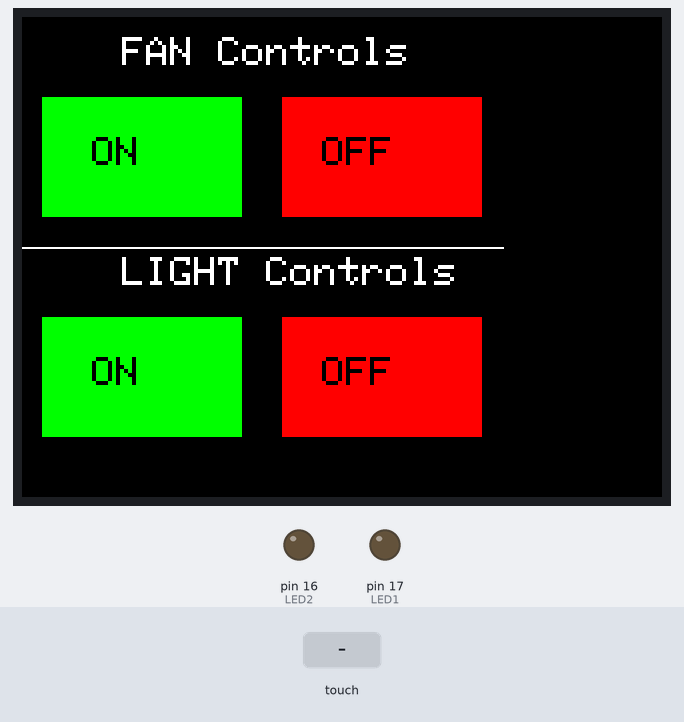
Bench run of a sketch on a simulated Arduino Uno, built with avr-gcc and run on an emulated ATmega328P. Shown: 320×240 colour display, output pins drawn as LEDs (lit = HIGH). Inputs (shaded band) come from the test bench. What the sketch prints to the serial monitor is not drawn.

Above: at 1.4 s.
1.5 s: touch panel pressed at 38 % / 70 % of its raw x / y range
At 2.2 s:
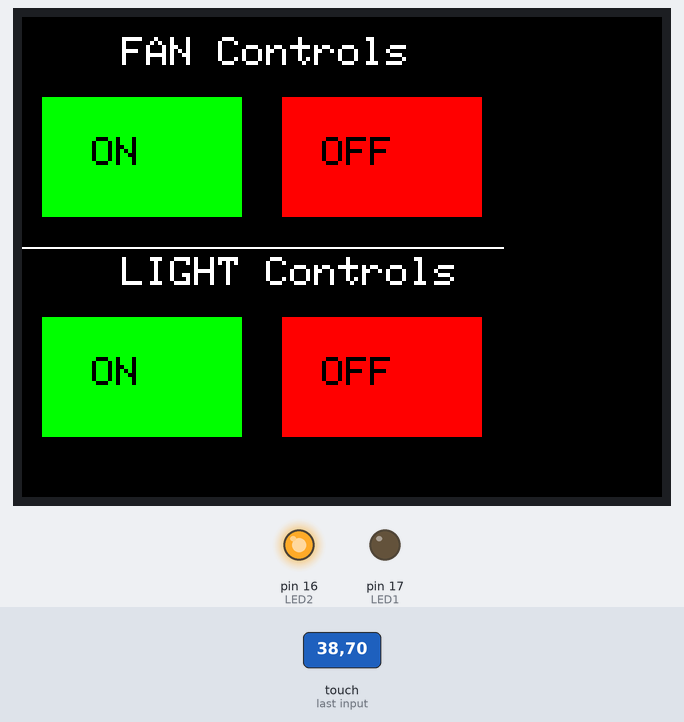
3.0 s: touch panel pressed at 87 % / 70 % of its raw x / y range
At 3.3 s:
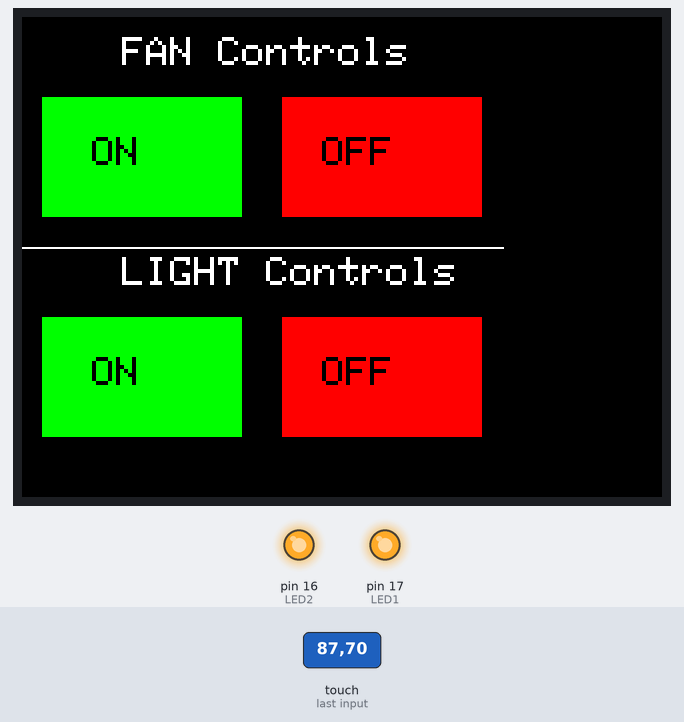
4.5 s: touch panel pressed at 38 % / 10 % of its raw x / y range
At 5.7 s:
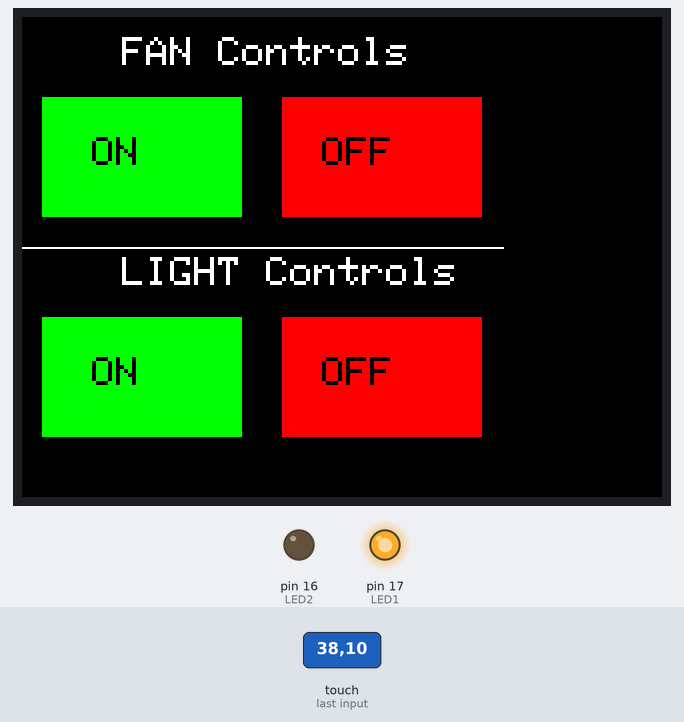
6.0 s: touch panel pressed at 87 % / 10 % of its raw x / y range
At 6.8 s:
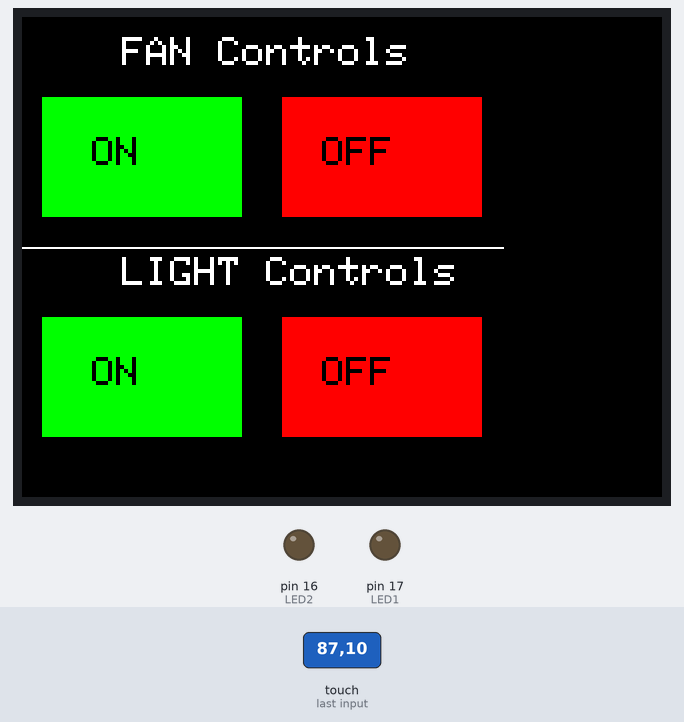
7.5 s: touch panel pressed at 38 % / 90 % of its raw x / y range
At 7.9 s:
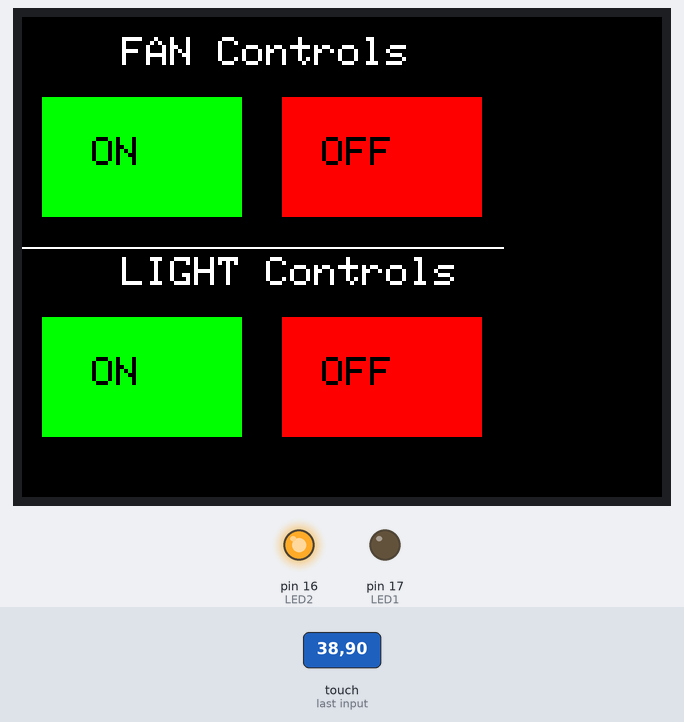
Timing chart, 0 to 10.0 s (numbered marks = the images above; inputs shaded):
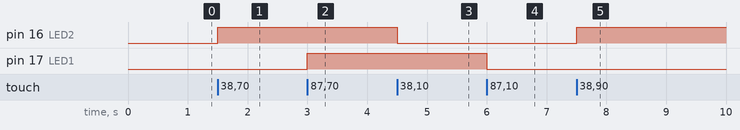

Measured:
- after the input at 1.5 s, pin 16 (LED2): LOW → HIGH at once
- after the input at 3.0 s, pin 17 (LED1): LOW → HIGH at once
- after the input at 4.5 s, pin 16 (LED2): HIGH → LOW at once
- after the input at 6.0 s, pin 17 (LED1): HIGH → LOW at once
- after the input at 7.5 s, pin 16 (LED2): LOW → HIGH at once

The sketch:

home_auto.ino
```cpp
#include <SPI.h>
#include <Adafruit_GFX.h>
#include <Adafruit_ILI9341.h>
#include <Adafruit_FT6206.h>

Adafruit_FT6206 ctp = Adafruit_FT6206();

#define TFT_CS 5
#define TFT_DC 15
Adafruit_ILI9341 tft = Adafruit_ILI9341(TFT_CS, TFT_DC);

// LED pins
#define LED1 17   // LIGHT
#define LED2 16  // FAN

// Button dimensions
#define BTN_WIDTH 100
#define BTN_HEIGHT 60

// Button positions
#define BTN1_ON_X 10
#define BTN1_ON_Y 40
#define BTN1_OFF_X 130
#define BTN1_OFF_Y 40

#define BTN2_ON_X 10
#define BTN2_ON_Y 150
#define BTN2_OFF_X 130
#define BTN2_OFF_Y 150

void drawInterface() {
  tft.fillScreen(ILI9341_BLACK);

  // Titles
  tft.setTextSize(2);
  tft.setTextColor(ILI9341_WHITE);
  tft.setCursor(50, 10);
  tft.print("FAN Controls");

  tft.setCursor(50, 120);
  tft.print("LIGHT Controls");

  // Dividers
  tft.drawLine(0, 115, 240, 115, ILI9341_WHITE); // horizontal line

  // Buttons
  tft.fillRect(BTN1_ON_X, BTN1_ON_Y, BTN_WIDTH, BTN_HEIGHT, ILI9341_GREEN);
  tft.setCursor(BTN1_ON_X + 25, BTN1_ON_Y + 20);
  tft.setTextColor(ILI9341_BLACK);
  tft.setTextSize(2);
  tft.print("ON");

  tft.fillRect(BTN1_OFF_X, BTN1_OFF_Y, BTN_WIDTH, BTN_HEIGHT, ILI9341_RED);
  tft.setCursor(BTN1_OFF_X + 20, BTN1_OFF_Y + 20);
  tft.print("OFF");

  tft.fillRect(BTN2_ON_X, BTN2_ON_Y, BTN_WIDTH, BTN_HEIGHT, ILI9341_GREEN);
  tft.setCursor(BTN2_ON_X + 25, BTN2_ON_Y + 20);
  tft.setTextColor(ILI9341_BLACK);
  tft.print("ON");

  tft.fillRect(BTN2_OFF_X, BTN2_OFF_Y, BTN_WIDTH, BTN_HEIGHT, ILI9341_RED);
  tft.setCursor(BTN2_OFF_X + 20, BTN2_OFF_Y + 20);
  tft.print("OFF");
}

void setup() {
  Serial.begin(115200);
  pinMode(LED1, OUTPUT);
  pinMode(LED2, OUTPUT);

  tft.begin();
  if (!ctp.begin()) {
    Serial.println("Touchscreen not found");
    while (1);
  }

  tft.setRotation(1);  // Landscape mode
  drawInterface();
}

void loop() {
  if (!ctp.touched()) return;

  TS_Point p = ctp.getPoint();

  // for landscape mode
  int tx = map(p.y, 0, 320, 0, 240); // X-axis
  int ty = map(p.x, 0, 240, 0, 320); // Y-axis

  Serial.print("Touch: ");
  Serial.print(tx); Serial.print(", "); Serial.println(ty);

  // LIGHT ON
  if (tx >= BTN1_ON_X && tx <= BTN1_ON_X + BTN_WIDTH && ty >= BTN1_ON_Y && ty <= BTN1_ON_Y + BTN_HEIGHT) {
    digitalWrite(LED1, HIGH);
    Serial.println("LED1 ON");
  }

  // LIGHT OFF
  if (tx >= BTN1_OFF_X && tx <= BTN1_OFF_X + BTN_WIDTH && ty >= BTN1_OFF_Y && ty <= BTN1_OFF_Y + BTN_HEIGHT) {
    digitalWrite(LED1, LOW);
    Serial.println("LED1 OFF");
  }

  // FAN ON
  if (tx >= BTN2_ON_X && tx <= BTN2_ON_X + BTN_WIDTH && ty >= BTN2_ON_Y && ty <= BTN2_ON_Y + BTN_HEIGHT) {
    digitalWrite(LED2, HIGH);
    Serial.println("LED2 ON");
  }

  // FAN OFF
  if (tx >= BTN2_OFF_X && tx <= BTN2_OFF_X + BTN_WIDTH && ty >= BTN2_OFF_Y && ty <= BTN2_OFF_Y + BTN_HEIGHT) {
    digitalWrite(LED2, LOW);
    Serial.println("LED2 OFF");
  }

  delay(300); // Debounce
}
```
